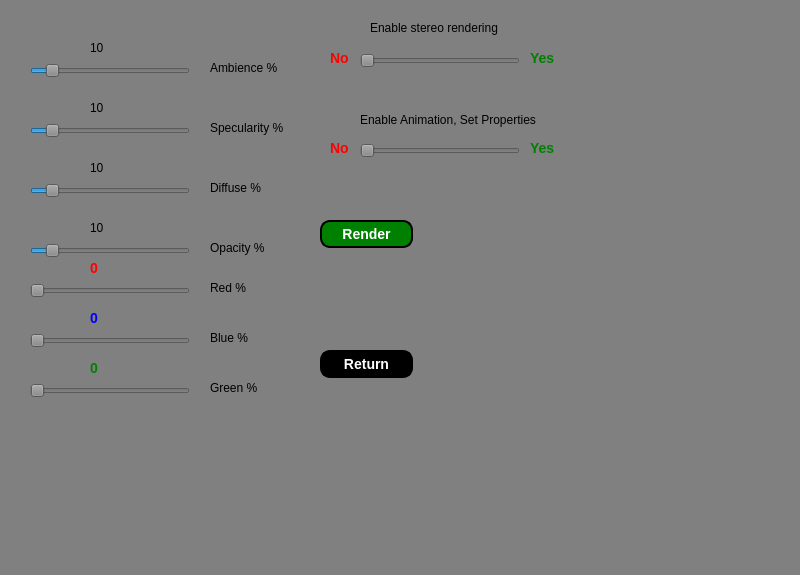
<?xml version="1.0" encoding="UTF-8"?>
<ui version="4.0">
 <class>MainWindow</class>
 <widget class="QMainWindow" name="MainWindow">
  <property name="geometry">
   <rect>
    <x>0</x>
    <y>0</y>
    <width>800</width>
    <height>575</height>
   </rect>
  </property>
  <property name="windowTitle">
   <string>MainWindow</string>
  </property>
  <property name="styleSheet">
   <string notr="true">background-color:gray;</string>
  </property>
  <widget class="QWidget" name="centralwidget">
   <widget class="QLabel" name="opac_laber_2">
    <property name="geometry">
     <rect>
      <x>210</x>
      <y>240</y>
      <width>61</width>
      <height>16</height>
     </rect>
    </property>
    <property name="text">
     <string>Opacity %</string>
    </property>
   </widget>
   <widget class="QSlider" name="RedSlider">
    <property name="geometry">
     <rect>
      <x>30</x>
      <y>280</y>
      <width>160</width>
      <height>22</height>
     </rect>
    </property>
    <property name="mouseTracking">
     <bool>false</bool>
    </property>
    <property name="maximum">
     <number>100</number>
    </property>
    <property name="pageStep">
     <number>1</number>
    </property>
    <property name="orientation">
     <enum>Qt::Horizontal</enum>
    </property>
   </widget>
   <widget class="QLabel" name="spec_laber_2">
    <property name="geometry">
     <rect>
      <x>210</x>
      <y>120</y>
      <width>81</width>
      <height>16</height>
     </rect>
    </property>
    <property name="text">
     <string>Specularity %</string>
    </property>
   </widget>
   <widget class="QSlider" name="SpecSlider">
    <property name="geometry">
     <rect>
      <x>30</x>
      <y>120</y>
      <width>160</width>
      <height>22</height>
     </rect>
    </property>
    <property name="mouseTracking">
     <bool>false</bool>
    </property>
    <property name="maximum">
     <number>100</number>
    </property>
    <property name="pageStep">
     <number>1</number>
    </property>
    <property name="sliderPosition">
     <number>10</number>
    </property>
    <property name="orientation">
     <enum>Qt::Horizontal</enum>
    </property>
   </widget>
   <widget class="QLabel" name="green_label_2">
    <property name="geometry">
     <rect>
      <x>210</x>
      <y>380</y>
      <width>55</width>
      <height>16</height>
     </rect>
    </property>
    <property name="text">
     <string>Green %</string>
    </property>
   </widget>
   <widget class="QLabel" name="spec_label_2">
    <property name="geometry">
     <rect>
      <x>210</x>
      <y>180</y>
      <width>71</width>
      <height>16</height>
     </rect>
    </property>
    <property name="text">
     <string>Diffuse %</string>
    </property>
   </widget>
   <widget class="QSlider" name="AmbientSlider">
    <property name="geometry">
     <rect>
      <x>30</x>
      <y>60</y>
      <width>160</width>
      <height>22</height>
     </rect>
    </property>
    <property name="mouseTracking">
     <bool>false</bool>
    </property>
    <property name="maximum">
     <number>100</number>
    </property>
    <property name="pageStep">
     <number>1</number>
    </property>
    <property name="sliderPosition">
     <number>10</number>
    </property>
    <property name="orientation">
     <enum>Qt::Horizontal</enum>
    </property>
   </widget>
   <widget class="QLabel" name="diff_label">
    <property name="geometry">
     <rect>
      <x>90</x>
      <y>160</y>
      <width>55</width>
      <height>16</height>
     </rect>
    </property>
    <property name="text">
     <string>10</string>
    </property>
   </widget>
   <widget class="QLabel" name="ambience_label_2">
    <property name="geometry">
     <rect>
      <x>210</x>
      <y>60</y>
      <width>81</width>
      <height>16</height>
     </rect>
    </property>
    <property name="text">
     <string>Ambience %</string>
    </property>
   </widget>
   <widget class="QSlider" name="GreenSlider">
    <property name="geometry">
     <rect>
      <x>30</x>
      <y>380</y>
      <width>160</width>
      <height>22</height>
     </rect>
    </property>
    <property name="mouseTracking">
     <bool>false</bool>
    </property>
    <property name="maximum">
     <number>100</number>
    </property>
    <property name="pageStep">
     <number>1</number>
    </property>
    <property name="orientation">
     <enum>Qt::Horizontal</enum>
    </property>
   </widget>
   <widget class="QLabel" name="blue_label">
    <property name="geometry">
     <rect>
      <x>90</x>
      <y>310</y>
      <width>55</width>
      <height>16</height>
     </rect>
    </property>
    <property name="styleSheet">
     <string notr="true">color:blue;
font:bold 14px;</string>
    </property>
    <property name="text">
     <string>0</string>
    </property>
   </widget>
   <widget class="QLabel" name="spec_label">
    <property name="geometry">
     <rect>
      <x>90</x>
      <y>100</y>
      <width>55</width>
      <height>16</height>
     </rect>
    </property>
    <property name="text">
     <string>10</string>
    </property>
   </widget>
   <widget class="QSlider" name="BlueSlider">
    <property name="geometry">
     <rect>
      <x>30</x>
      <y>330</y>
      <width>160</width>
      <height>22</height>
     </rect>
    </property>
    <property name="mouseTracking">
     <bool>false</bool>
    </property>
    <property name="maximum">
     <number>100</number>
    </property>
    <property name="pageStep">
     <number>1</number>
    </property>
    <property name="orientation">
     <enum>Qt::Horizontal</enum>
    </property>
   </widget>
   <widget class="QLabel" name="red_laber_2">
    <property name="geometry">
     <rect>
      <x>210</x>
      <y>280</y>
      <width>55</width>
      <height>16</height>
     </rect>
    </property>
    <property name="text">
     <string>Red %</string>
    </property>
   </widget>
   <widget class="QSlider" name="DiffSlider">
    <property name="geometry">
     <rect>
      <x>30</x>
      <y>180</y>
      <width>160</width>
      <height>22</height>
     </rect>
    </property>
    <property name="mouseTracking">
     <bool>false</bool>
    </property>
    <property name="maximum">
     <number>100</number>
    </property>
    <property name="pageStep">
     <number>1</number>
    </property>
    <property name="sliderPosition">
     <number>10</number>
    </property>
    <property name="orientation">
     <enum>Qt::Horizontal</enum>
    </property>
   </widget>
   <widget class="QLabel" name="red_label">
    <property name="geometry">
     <rect>
      <x>90</x>
      <y>260</y>
      <width>51</width>
      <height>16</height>
     </rect>
    </property>
    <property name="styleSheet">
     <string notr="true">color:red;
font:bold 14px;</string>
    </property>
    <property name="text">
     <string>0</string>
    </property>
   </widget>
   <widget class="QSlider" name="OpacSlider">
    <property name="geometry">
     <rect>
      <x>30</x>
      <y>240</y>
      <width>160</width>
      <height>21</height>
     </rect>
    </property>
    <property name="mouseTracking">
     <bool>false</bool>
    </property>
    <property name="maximum">
     <number>100</number>
    </property>
    <property name="pageStep">
     <number>1</number>
    </property>
    <property name="sliderPosition">
     <number>10</number>
    </property>
    <property name="orientation">
     <enum>Qt::Horizontal</enum>
    </property>
   </widget>
   <widget class="QLabel" name="opac_label">
    <property name="geometry">
     <rect>
      <x>90</x>
      <y>220</y>
      <width>55</width>
      <height>16</height>
     </rect>
    </property>
    <property name="text">
     <string>10</string>
    </property>
   </widget>
   <widget class="QLabel" name="ambience_label">
    <property name="geometry">
     <rect>
      <x>90</x>
      <y>40</y>
      <width>55</width>
      <height>16</height>
     </rect>
    </property>
    <property name="text">
     <string>10</string>
    </property>
   </widget>
   <widget class="QLabel" name="blue_label_2">
    <property name="geometry">
     <rect>
      <x>210</x>
      <y>330</y>
      <width>55</width>
      <height>16</height>
     </rect>
    </property>
    <property name="text">
     <string>Blue %</string>
    </property>
   </widget>
   <widget class="QLabel" name="green_label">
    <property name="geometry">
     <rect>
      <x>90</x>
      <y>360</y>
      <width>51</width>
      <height>16</height>
     </rect>
    </property>
    <property name="styleSheet">
     <string notr="true">color:green;
font:bold 14px;</string>
    </property>
    <property name="text">
     <string>0</string>
    </property>
   </widget>
   <widget class="QPushButton" name="surface_push">
    <property name="geometry">
     <rect>
      <x>320</x>
      <y>220</y>
      <width>93</width>
      <height>28</height>
     </rect>
    </property>
    <property name="styleSheet">
     <string notr="true">QPushButton{
background-color:green;
color:white;
border-style: outset;
border-width:2px;
border-radius:10px;
border-color:black;
font:bold 14px;
padding:6px;
}

QPushButton:hover {
background-color:blue;
}
QPushButton:pressed{
background-color:white;
}</string>
    </property>
    <property name="text">
     <string>Render</string>
    </property>
   </widget>
   <widget class="QPushButton" name="surface_return">
    <property name="geometry">
     <rect>
      <x>320</x>
      <y>350</y>
      <width>93</width>
      <height>28</height>
     </rect>
    </property>
    <property name="styleSheet">
     <string notr="true">QPushButton{
background-color:black;
color:white;
border-style: outset;
border-width:2px;
border-radius:10px;
border-color:black;
font:bold 14px;
padding:6px;
}

QPushButton:hover {
background-color:blue;
}
QPushButton:pressed{
background-color:white;
}</string>
    </property>
    <property name="text">
     <string>Return</string>
    </property>
   </widget>
   <widget class="QSlider" name="stereo_slider">
    <property name="geometry">
     <rect>
      <x>360</x>
      <y>50</y>
      <width>160</width>
      <height>22</height>
     </rect>
    </property>
    <property name="mouseTracking">
     <bool>false</bool>
    </property>
    <property name="maximum">
     <number>1</number>
    </property>
    <property name="pageStep">
     <number>1</number>
    </property>
    <property name="value">
     <number>0</number>
    </property>
    <property name="sliderPosition">
     <number>0</number>
    </property>
    <property name="orientation">
     <enum>Qt::Horizontal</enum>
    </property>
   </widget>
   <widget class="QLabel" name="ambience_label_3">
    <property name="geometry">
     <rect>
      <x>370</x>
      <y>20</y>
      <width>151</width>
      <height>16</height>
     </rect>
    </property>
    <property name="text">
     <string>Enable stereo rendering</string>
    </property>
   </widget>
   <widget class="QLabel" name="ambience_label_4">
    <property name="geometry">
     <rect>
      <x>330</x>
      <y>50</y>
      <width>21</width>
      <height>16</height>
     </rect>
    </property>
    <property name="styleSheet">
     <string notr="true">color:red;
font:bold 14px;</string>
    </property>
    <property name="text">
     <string>No</string>
    </property>
   </widget>
   <widget class="QLabel" name="ambience_label_5">
    <property name="geometry">
     <rect>
      <x>530</x>
      <y>50</y>
      <width>55</width>
      <height>16</height>
     </rect>
    </property>
    <property name="styleSheet">
     <string notr="true">color:green;
font:bold 14px;</string>
    </property>
    <property name="text">
     <string>Yes</string>
    </property>
   </widget>
   <widget class="QLabel" name="ambience_label_6">
    <property name="geometry">
     <rect>
      <x>530</x>
      <y>140</y>
      <width>55</width>
      <height>16</height>
     </rect>
    </property>
    <property name="styleSheet">
     <string notr="true">color:green;
font:bold 14px;</string>
    </property>
    <property name="text">
     <string>Yes</string>
    </property>
   </widget>
   <widget class="QSlider" name="ani_slider">
    <property name="geometry">
     <rect>
      <x>360</x>
      <y>140</y>
      <width>160</width>
      <height>22</height>
     </rect>
    </property>
    <property name="mouseTracking">
     <bool>false</bool>
    </property>
    <property name="maximum">
     <number>1</number>
    </property>
    <property name="pageStep">
     <number>1</number>
    </property>
    <property name="value">
     <number>0</number>
    </property>
    <property name="sliderPosition">
     <number>0</number>
    </property>
    <property name="orientation">
     <enum>Qt::Horizontal</enum>
    </property>
   </widget>
   <widget class="QLabel" name="ambience_label_7">
    <property name="geometry">
     <rect>
      <x>330</x>
      <y>140</y>
      <width>21</width>
      <height>16</height>
     </rect>
    </property>
    <property name="styleSheet">
     <string notr="true">color:red;
font:bold 14px;</string>
    </property>
    <property name="text">
     <string>No</string>
    </property>
   </widget>
   <widget class="QLabel" name="ambience_label_8">
    <property name="geometry">
     <rect>
      <x>360</x>
      <y>110</y>
      <width>201</width>
      <height>20</height>
     </rect>
    </property>
    <property name="text">
     <string>Enable Animation, Set Properties</string>
    </property>
   </widget>
  </widget>
  <widget class="QMenuBar" name="menubar">
   <property name="geometry">
    <rect>
     <x>0</x>
     <y>0</y>
     <width>800</width>
     <height>26</height>
    </rect>
   </property>
  </widget>
  <widget class="QStatusBar" name="statusbar"/>
 </widget>
 <resources/>
 <connections/>
</ui>
